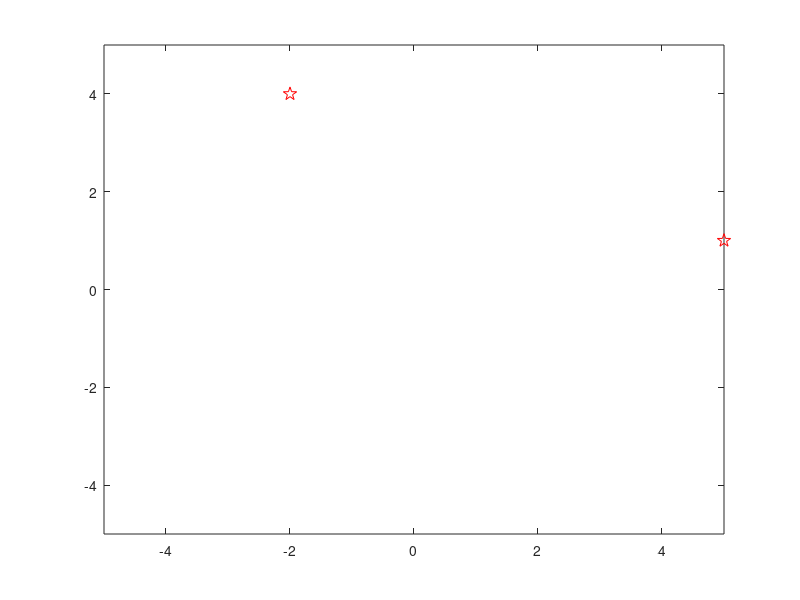
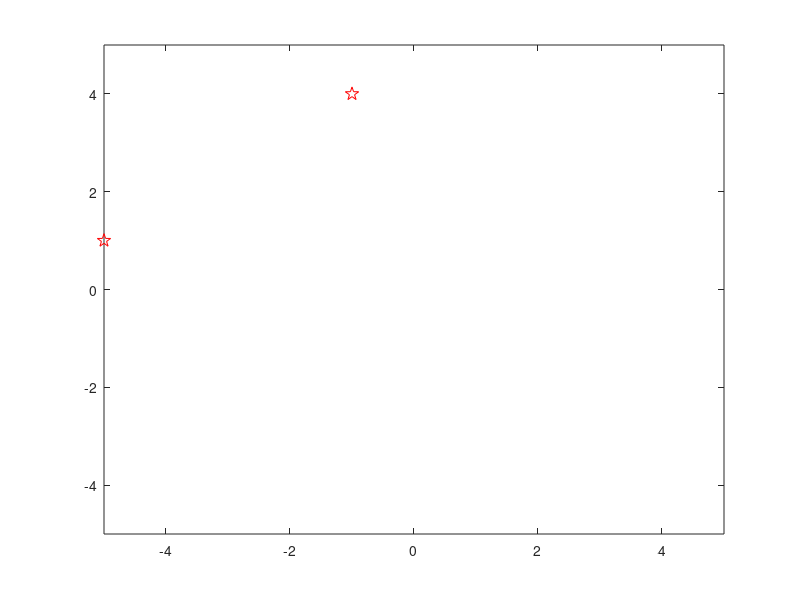
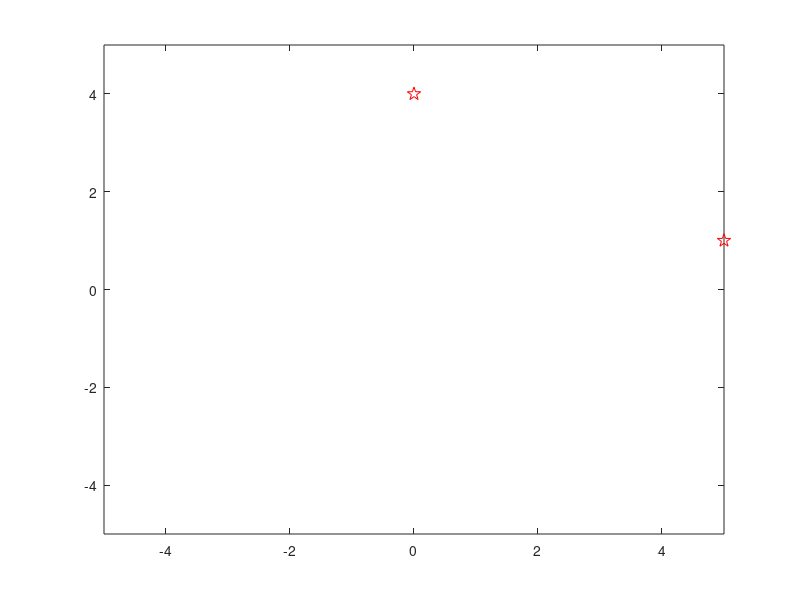

The MATLAB script that drew these images, in order:
clc
#Definicion de variables
t=3;        #tiempo
l=5;        #largo de eje
p=2;        #No particulas 
n=2;        #No de dimensiones
a=0;

#inicio de programa
N1=round(unifrnd(-l,l,p,n))  #Genera un número alearorio dentro de "l"


for T=1:t                    #Bucle de tiempo 

#Define en q dimensión se hará la suma
d=round(unifrnd(1,n,1,1));

  for i=1:p
  
    #"A" generan numeros al azar entre -1 y 1
    #se redondea
    #se suma al numero aleatorio generado
    A=round(unifrnd(-1,1,1,1));
    a=sum(A);
    if a<0                    
      a=1;                     
    else                     
    a=-1; 
    endif
  
  N1(i,d)=N1(i,d)+a; 

  #Condición ciclo: al llegar al valor de "l" regresa a "-l" y viceversa
   if  N1(i,d)>l; 
    N1(i,d)=-l;
   elseif N1(i,d)<-l; 
    N1(i,d)=l;
   else
    N1=N1;
   endif

  endfor
  
  N1
  
  #Comparación
  N2=N1;
  
  if N1=N2;
    printf("son iguales");
  endif
 
  plot(N1(:,1),N1(:,2),'pr',"markersize", 10)
  xlim([-l,l]);
  ylim([-l,l]);
  saveas(gcf,strcat('ploty',num2str(T),'.png'));
  
endfor
